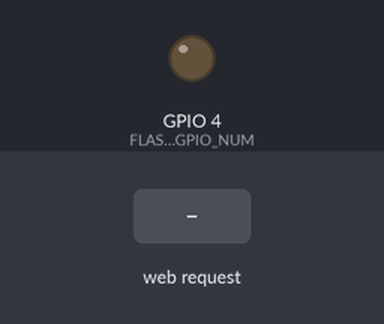
Recording of a sketch running on a simulated ESP32. Parts: output pins drawn as LEDs (lit = HIGH). The inputs (shaded band) are chosen by the test bench. WiFi joins after 1.5 s; servers stay silent unless stated; the camera gives no picture; what the sketch prints to the serial monitor is not drawn.

Above: at 4.0 s.
4.1 s: HTTP request GET /photo?flash=1 received
At 4.31 s:
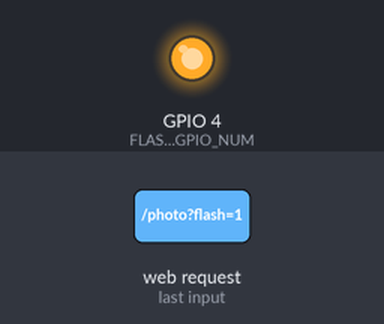
5.9 s: HTTP request GET /photo received
7.4 s: HTTP request GET /photo?mode=quality received
Timing chart, 0 to 10.4 s (numbered marks = the images above; inputs shaded):
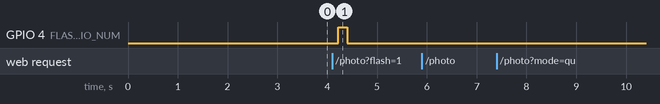

The sketch:

camera_first_test.ino
```cpp
#include "esp_camera.h"
#include <WiFi.h>
#include <WebServer.h>
#include "wifi_secrets.h"

// This sketch is for the common ESP32-CAM board that uses the AI Thinker pin layout.
// Your product photos match that layout, and your existing example uses the same one.

const int PWDN_GPIO_NUM = 32;
const int RESET_GPIO_NUM = -1;
const int XCLK_GPIO_NUM = 0;
const int SIOD_GPIO_NUM = 26;
const int SIOC_GPIO_NUM = 27;

const int Y9_GPIO_NUM = 35;
const int Y8_GPIO_NUM = 34;
const int Y7_GPIO_NUM = 39;
const int Y6_GPIO_NUM = 36;
const int Y5_GPIO_NUM = 21;
const int Y4_GPIO_NUM = 19;
const int Y3_GPIO_NUM = 18;
const int Y2_GPIO_NUM = 5;
const int VSYNC_GPIO_NUM = 25;
const int HREF_GPIO_NUM = 23;
const int PCLK_GPIO_NUM = 22;
const int FLASH_GPIO_NUM = 4;

const framesize_t FAST_FRAME_SIZE = FRAMESIZE_QVGA;
const framesize_t QUALITY_FRAME_SIZE = FRAMESIZE_VGA;

const int FAST_JPEG_QUALITY = 16;
const int QUALITY_JPEG_QUALITY = 10;

WebServer server(80);

bool startCamera() {
  camera_config_t config;
  config.ledc_channel = LEDC_CHANNEL_0;
  config.ledc_timer = LEDC_TIMER_0;
  config.pin_d0 = Y2_GPIO_NUM;
  config.pin_d1 = Y3_GPIO_NUM;
  config.pin_d2 = Y4_GPIO_NUM;
  config.pin_d3 = Y5_GPIO_NUM;
  config.pin_d4 = Y6_GPIO_NUM;
  config.pin_d5 = Y7_GPIO_NUM;
  config.pin_d6 = Y8_GPIO_NUM;
  config.pin_d7 = Y9_GPIO_NUM;
  config.pin_xclk = XCLK_GPIO_NUM;
  config.pin_pclk = PCLK_GPIO_NUM;
  config.pin_vsync = VSYNC_GPIO_NUM;
  config.pin_href = HREF_GPIO_NUM;
  config.pin_sccb_sda = SIOD_GPIO_NUM;
  config.pin_sccb_scl = SIOC_GPIO_NUM;
  config.pin_pwdn = PWDN_GPIO_NUM;
  config.pin_reset = RESET_GPIO_NUM;
  // Use a conservative clock to make the first camera test more stable.
  config.xclk_freq_hz = 10000000;
  config.pixel_format = PIXFORMAT_JPEG;
  config.frame_size = FRAMESIZE_QVGA;
  config.jpeg_quality = 14;
  config.fb_count = 1;
  config.fb_location = psramFound() ? CAMERA_FB_IN_PSRAM : CAMERA_FB_IN_DRAM;
  config.grab_mode = CAMERA_GRAB_WHEN_EMPTY;

  esp_err_t result = esp_camera_init(&config);

  if (result != ESP_OK) {
    Serial.print("Camera start failed. Error code: 0x");
    Serial.println(result, HEX);
    return false;
  }

  sensor_t *sensor = esp_camera_sensor_get();
  if (sensor != nullptr) {
    sensor->set_framesize(sensor, FAST_FRAME_SIZE);
    sensor->set_quality(sensor, FAST_JPEG_QUALITY);
    sensor->set_brightness(sensor, 1);
    sensor->set_saturation(sensor, 0);
  }

  return true;
}

void setupFlash() {
  pinMode(FLASH_GPIO_NUM, OUTPUT);
  digitalWrite(FLASH_GPIO_NUM, LOW);
}

void setFlash(bool enabled) {
  digitalWrite(FLASH_GPIO_NUM, enabled ? HIGH : LOW);
}

void connectToWiFi() {
  WiFi.mode(WIFI_STA);
  WiFi.setSleep(false);
  WiFi.begin(WIFI_SSID, WIFI_PASSWORD);

  Serial.print("Connecting to Wi-Fi");

  while (WiFi.status() != WL_CONNECTED) {
    delay(500);
    Serial.print(".");
  }

  Serial.println();
  Serial.println("Wi-Fi connected");
  Serial.print("Camera page: http://");
  Serial.println(WiFi.localIP());
}

String buildHomePage() {
  return R"HTML(
<!DOCTYPE html>
<html>
<head>
  <meta name="viewport" content="width=device-width, initial-scale=1">
  <title>BRob Camera Test</title>
  <style>
    body {
      font-family: Arial, sans-serif;
      margin: 24px;
      background: #f4f6f8;
      color: #1f2933;
    }
    button {
      font-size: 16px;
      padding: 10px 14px;
      margin: 0 10px 10px 0;
      cursor: pointer;
    }
    .note {
      margin-top: 12px;
      color: #52606d;
    }
    img {
      max-width: 100%;
      border: 2px solid #cbd2d9;
      background: white;
    }
  </style>
</head>
<body>
  <h1>BRob Camera Test</h1>
  <p>If you can see a photo below, the camera is working.</p>
  <button onclick="takePhoto('fast', 0)">Fast photo</button>
  <button onclick="takePhoto('quality', 0)">Better quality</button>
  <button onclick="takePhoto('quality', 1)">Better quality + flash</button>
  <p><a href="/photo?mode=quality" target="_blank">Open only the JPEG photo</a></p>
  <p class="note">Fast mode is quicker. Quality mode is sharper but slower. Flash helps in a dark room.</p>
  <img id="camera-photo" src="/photo?mode=fast&time=0" alt="Camera photo">

  <script>
    function takePhoto(mode, flash) {
      document.getElementById("camera-photo").src =
        "/photo?mode=" + mode + "&flash=" + flash + "&time=" + Date.now();
    }
  </script>
</body>
</html>
)HTML";
}

void handleHomePage() {
  server.send(200, "text/html", buildHomePage());
}

camera_fb_t *capturePhoto(String mode, bool useFlash) {
  sensor_t *sensor = esp_camera_sensor_get();
  if (sensor == nullptr) {
    return nullptr;
  }

  if (mode == "quality") {
    sensor->set_framesize(sensor, QUALITY_FRAME_SIZE);
    sensor->set_quality(sensor, QUALITY_JPEG_QUALITY);
  } else {
    sensor->set_framesize(sensor, FAST_FRAME_SIZE);
    sensor->set_quality(sensor, FAST_JPEG_QUALITY);
  }

  delay(120);

  if (useFlash) {
    setFlash(true);
    delay(120);
  }

  camera_fb_t *frame = esp_camera_fb_get();

  if (useFlash) {
    setFlash(false);
  }

  return frame;
}

void handlePhoto() {
  String mode = server.hasArg("mode") ? server.arg("mode") : "fast";
  bool useFlash = server.hasArg("flash") && server.arg("flash") == "1";

  Serial.print("Photo requested. mode=");
  Serial.print(mode);
  Serial.print(" flash=");
  Serial.println(useFlash ? "on" : "off");

  camera_fb_t *frame = capturePhoto(mode, useFlash);

  if (frame == nullptr) {
    Serial.println("Photo capture failed");
    server.send(500, "text/plain", "Could not capture a photo.");
    return;
  }

  Serial.print("Photo captured. Bytes: ");
  Serial.println(frame->len);

  WiFiClient client = server.client();
  client.println("HTTP/1.1 200 OK");
  client.println("Content-Type: image/jpeg");
  client.print("Content-Length: ");
  client.println(frame->len);
  client.println("Cache-Control: no-store");
  client.println("Connection: close");
  client.println();

  size_t totalWritten = 0;
  while (totalWritten < frame->len) {
    size_t written = client.write(frame->buf + totalWritten, frame->len - totalWritten);
    if (written == 0) {
      Serial.println("Photo send failed before all bytes were written");
      break;
    }
    totalWritten += written;
  }

  Serial.print("Photo bytes sent: ");
  Serial.println(totalWritten);

  client.flush();
  delay(20);
  client.stop();

  esp_camera_fb_return(frame);
}

void setupServer() {
  server.on("/", handleHomePage);
  server.on("/photo", handlePhoto);
  server.begin();
  Serial.println("Web server started");
}

void setup() {
  Serial.begin(115200);
  delay(1000);
  Serial.println();
  Serial.println("Starting ESP32-CAM test...");

  if (!startCamera()) {
    Serial.println("Stop here and fix the camera before moving on.");
    return;
  }

  setupFlash();
  connectToWiFi();
  setupServer();
}

void loop() {
  server.handleClient();
}
```

wifi_secrets_example.h
```cpp
#pragma once

const char *WIFI_SSID = "YOUR_WIFI_NAME";
const char *WIFI_PASSWORD = "YOUR_WIFI_PASSWORD";
```

Measured:
- after the input at 4.1 s, GPIO 4 (FLASH_GPIO_NUM): LOW → HIGH after 0.12 s, → LOW 0.18 s later
- after the input at 5.9 s, every drawn part: stays the same
- after the input at 7.4 s, every drawn part: stays the same
